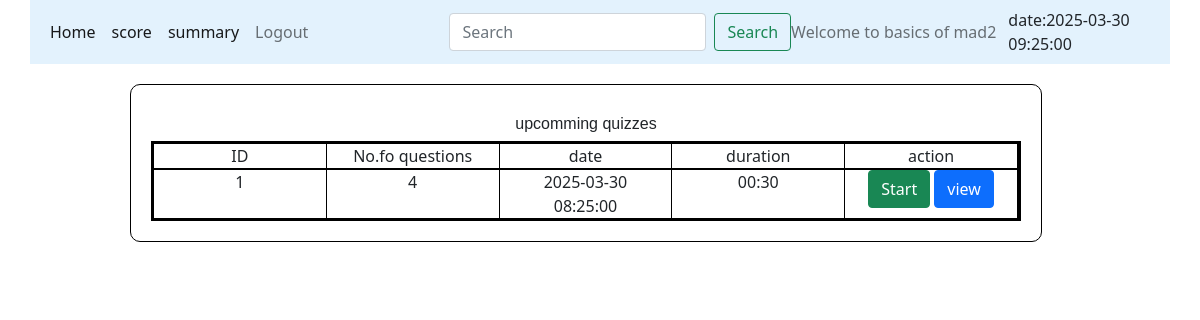
The page /user_dashboard/1/basics of mad2 on the database its author committed.
### models/database.py (models this page shows)
class Quizzes(db.Model):
    __tablename__="Quizzes"
    id=db.Column(db.Integer, primary_key=True, autoincrement=True, unique=True)
    title=db.Column(db.String(100), nullable=False)
    Chapter_id=db.Column(db.Integer, db.ForeignKey('Chapters.id',ondelete="CASCADE"))
    total_score=db.Column(db.Integer, default=100, nullable=False)
    date=db.Column(db.DateTime, nullable=False)
    time_duration=db.Column(db.String(11), nullable=False)
    remark=db.Column(db.String(100))
    status=db.Column(db.String(100),default="Active", nullable=False)
    Question=db.relationship('Questions', backref="Quizzes", cascade="all, delete-orphan")
    Score=db.relationship('Scores', backref='Quizzes', cascade="all, delete-orphan")

### controllers/main.py (the view)
@app.route("/user_dashboard/<id>/<name>" ,methods=["GET","POST"])
def user_dashboard(name,id):
    quizzes=Quizzes.query.all()
    datetime_now=datetime.today().strftime('%Y-%m-%dT%H:%M')
    datetime_now=datetime.strptime(datetime_now,'%Y-%m-%dT%H:%M')
    return render_template("user_dashboard.html",name=name, id=id, quizzes=quizzes, datetime_now=datetime_now)

### templates/user_dashboard.html
{%extends "user_layout.html"%}
{%block content%}
            {%if quizzes%}
                <div class="small_form">
                  <h4 class="center">upcomming quizzes </h4>
                  <div class="container text-center">
                    <div class="row">
                      <div class="col">
                        ID
                      </div>
                      <div class="col">
                        No.fo questions
                      </div>
                      <div class="col">
                        date
                      </div>
                      <div class="col">
                        duration
                      </div>
                      <div class="col">
                        action
                      </div>
                    </div>
                    {%for q in quizzes%}
                    {%if q.status=="Active"%}
                    <div class="row">
                      <div class="col">
                        {{q.id}}
                      </div>
                      <div class="col">
                        {{q.Question | length}}
                      </div>
                      <div class="col">
                        {{q.date}}
                      </div>
                      <div class="col">
                        {{q.time_duration}}
                      </div>
                      <div class="col">
                        {%if not q.is_score%}
                        <a class="btn btn-success" href="/start_quiz/{{id}}/{{name}}/{{q.id}}" role="button" >Start</a>
                        <a class="btn btn-primary" href="/view_quiz_d/{{id}}/{{name}}/{{q.id}}" role="button">view</a>
                        {%else%}
                        <a class="btn btn-primary" href="/view_quiz_d/{{id}}/{{name}}/{{q.id}}" role="button">view</a>
                        {%endif%}
                      </div>
                    </div>
                    {%endif%}
                    {%endfor%}
                  </div>
                </div>
            {%else%}
            <div>
              <h4 class="center">no quizzes available</h4>
            </div>
            {%endif%}
{%endblock%}

### static/main.css (style rules this page uses)
* { margin: 0px; }
.container { border: 2px solid black; width: 180%; }
.small_form { border: 1px solid black; width: 80%; height: auto; margin-top: 20px; padding: 20px; border-radius: 10px; margin-left: 100px; margin-bottom: 30px; padding-bottom: 20px; }
.row { border: 1px solid black; }
.col { border-right: 1px solid black; }
.center { text-align: center; font: 1em sans-serif; margin-top: 10px; }

### rows shown on the page
Quizzes: id "1", Question|length "4", date "2025-03-30 08:25:00", time_duration "00:30"

### other values the page prints
{{ name }} "basics of mad2"
{{ datetime_now }} "2025-03-30 09:25:00"
